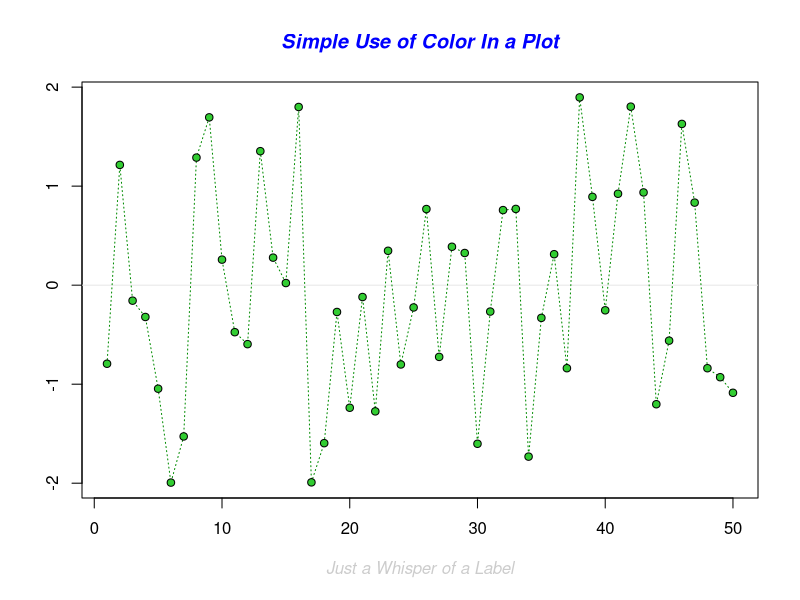
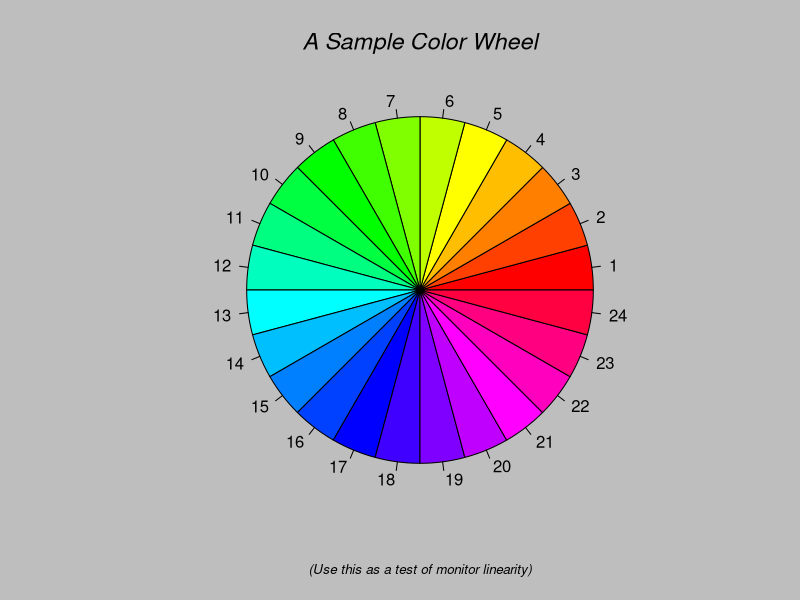
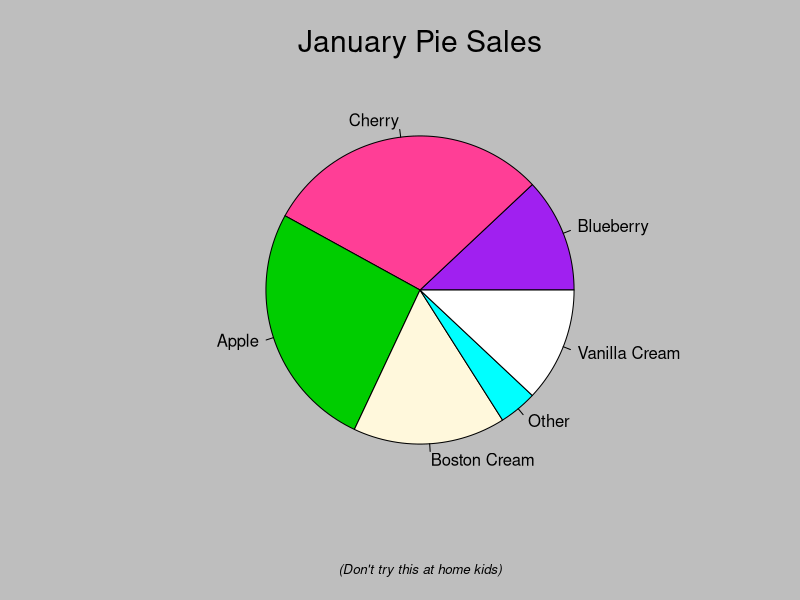
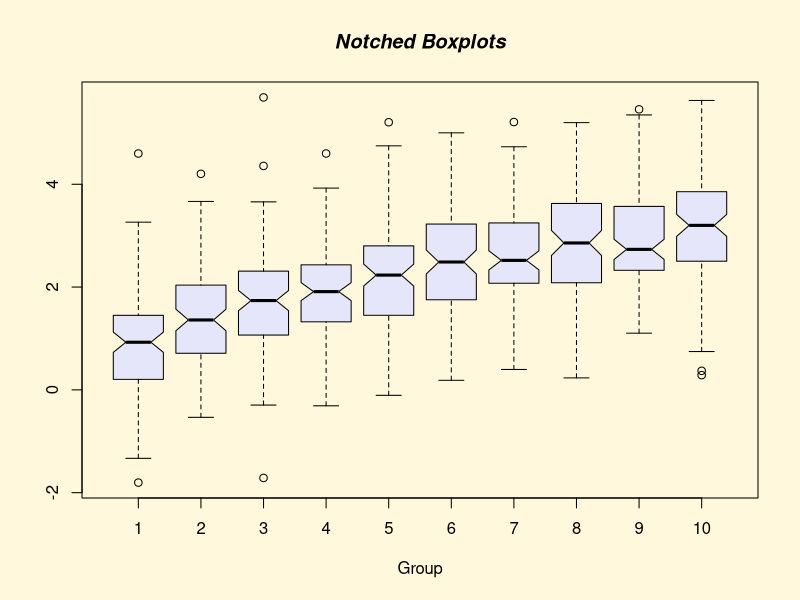
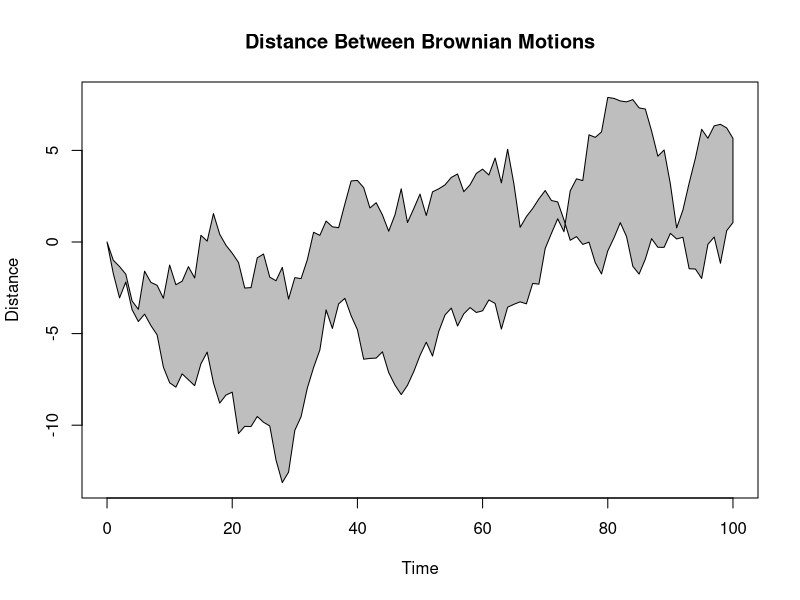
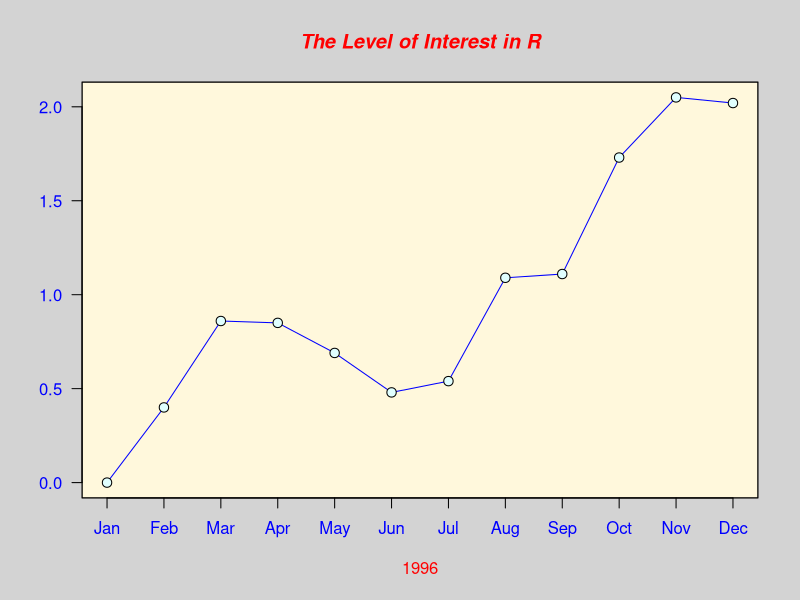
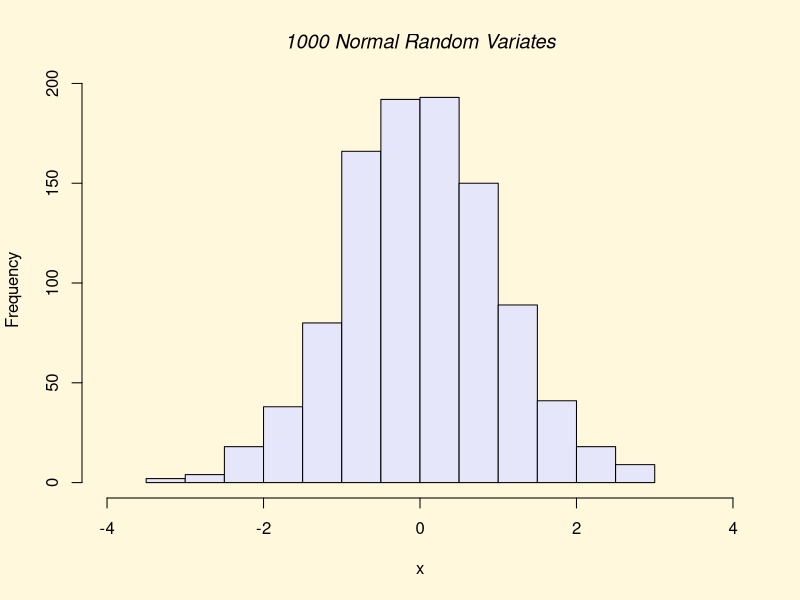
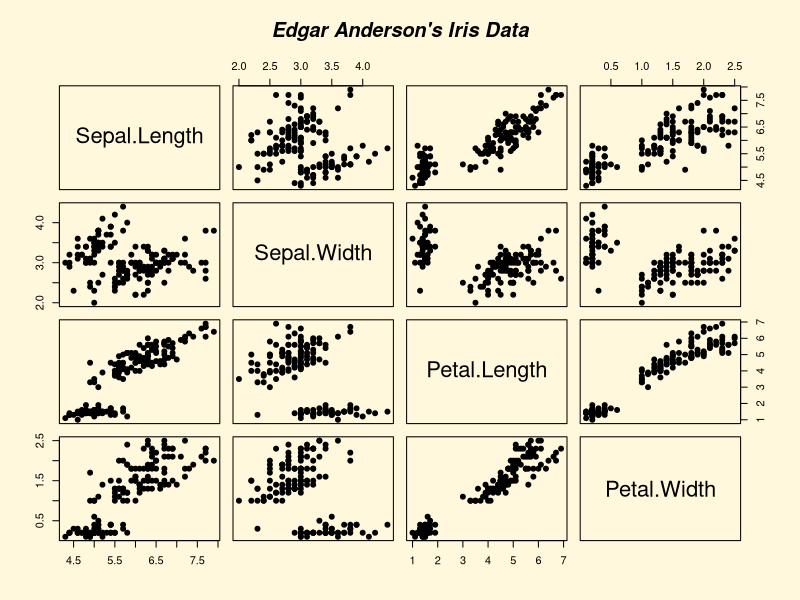

The R script that drew these images, in order:
# Roteiro do Estudo Dirigido I de Analise de Dados (C111): Fatores,
# Estruturas de controle e Graficos basicos

# Este Estudo Dirigido tambem esta disponivel no Portal Academico
# Primeiramente, sete o seu diretorio de trabalho, onde voce colocou este Script.

# Caros(as) Alunos(as), SIGAM O ROTEIRO, sequencialmente!
  
# F A T O R E S
# Fatores sao variaveis (tipos de dados estatisticos) que sao muito uteis em
# sumarizacao de estatisticas, plots e regressoes.
# Eles representam uma maneira muito eficiente para armazenar valores de caracteres,
# porque cada caracter unico eh armazenado apenas uma vez e os dados sao
# armazenados como um vetor de inteiros.

# Eh uma maneira de otimizar o armazenamento e o processamento de textos, palavras e
# caracteres.
 
# Vamos criar um vetor de palavras
vec1 <- c("Masculino","Feminino","Feminino","Masculino","Masculino")
vec1

# Vamos converter esse vetor em fatores. Use o funcao factor()
fac_vec1 <- factor(vec1)
fac_vec1

# Ele dividiu o vetor em 2 niveis: Masculino e Feminino, e em ordem alfabetica dos
# niveis. Em fac_vec1 tem-se os elementos do vetor, mas internamente ele grava apenas
# os 2 niveis e um vetor de inteiros apontando para cada um dos elementos. Isso 
# economiza espaco de armazenamento, espaco de memoria e consequentemente agiliza e
# aumenta a performance

# Vamos verificar as classes de vec1 e de fac_vec1
class(vec1)
 
class(fac_vec1)
 
# Vamos imprimir os niveis de fac_vec1
levels(fac_vec1)

# Vamos ter uma visao geral sobre o conteudo da variavel: 2 elementos com Feminino
# e 3 com Masculino. A linguagem R divide o vetor em niveis (em ordem alfabetica
# crescente) e cria um vetor de inteiros apontando para a quantidade de cada um dos
# niveis
summary(fac_vec1)
 
# Podemos mudar os nomes dos niveis, se for necessario. Veja o resultado!
levels(fac_vec1) <- c("Femea", "Macho")
summary(fac_vec1)


# Fator ordenado: quando quiser definir uma ordem decrescente para os niveis 
# do fator, utilize outros parametros na funcao factor (order). Por exemplo....
form <- c("Fundamental", "Ensino Medio", "Maternal", "Fundamental", "Fundamental")
form
 
fac_form <- factor(form, order = TRUE, levels = c("Ensino Medio", "Fundamental",
            "Maternal")) # coloca os niveis desejados em ordem decrescente 
fac_form

summary(form) # vetor original, classe e modo: character e comprimento de 5
 
summary(fac_form) # fator, com a quantidade em cada nivel ordenado
 
# E S T R U T U R A S  D E  C O N T R O L E:
# Essas estruturas em R permitem que se faca validacoes, que se repita
# um bloco de codigo um numero de vezes e que se realize mudancas no
# comportamento do Script de acordo com determinadas regras. Sao elas:

# Condicional If-Else: sintaxes 
# if (condicao){
#   conjunto de tarefas} # se condicao verdadeira, executa este conjunto de tarefas
# else
#   {outro conjunto de tarefas} # se condicao falsa, executa este conj. de tarefas

# ifelse (condicao, tarefa1, tarefa2) # se condicao verdadeira, executa-se
#                                       tarefa1, se nao, executa-se tarefa2


# Repeticao Loop For: sintaxe
# for (i in 1:N) {       # para um determinado contador e dentro de um range de
#   conjunto de tarefas} # numeros (de 1 a N), se realiza o conjunto de tarefas

# Repeticao Loop While: sintaxe
# while (condicao satisfeita) { # enquanto a condicao for verdadeira, se
#   conjunto de tarefas}        # realiza o conjunto de tarefas, quando a
#                                 condicao deixa de ser verdadeira, o loop
#                                 eh encerrado e a operacao eh concluida

# Outras Repeticoes: sintaxes
# rep (x, y) # rep (repita x, y vezes)
rep(3,10)

# repeat { }
j=1
repeat {
  print (j)
  j=j+1
  if (j > 10) break()
}

# Nos loops:
# next .....pula para o proximo valor dentro do range estabelecido para o loop
# break ....interrompe o loop

# G R A F I C O S  B A S I C O S
# Os graficos fazem parte de todo o processo de Data Science, desde a analise 
# exploratoria (eh mais facil analisar um grafico do que uma tabela com numeros)
# ate a apresentacao do resultado final

# Existem diversas ferramentas de visualizacao de dados (que eh representar os dados de
# forma grafica) para construcao de graficos:
# Linguagens R e Python, Tableau, Power BI, Qlik Sense .... e outras

# A Linguagem R ja vem com o pacote basico de plotagem:
# graphics: contem as funcoes graficas basicas, incluindo plot, hist, barplot e piechart
# grDevices: contem as implementacoes de dispositivos graficos como X11, pdf, 
#            PostScript, png, etc.
# Com este pacote basico conseguimos construir graficos basicos de:  Colunas / Barras 
# Linha / Dispersao / Area / Bolhas / Superficie / Cone e Pizza
#
# Para construir graficos mais completos e profissionais, podemos utilizar os pacotes
# ggplot2, lattice e outros.

# funcao Demo = demonstra como utilizar as funcoes de um determinado pacote,
# ela mostra todos os passos necessarios para se construir um plot
demo("graphics")

# aperte o <return> 12 vezes para voce ver 11 graficos
# e observe as sintaxes para se criar todos esses tipos de 11 graficos
# se aparecer a mensagem..... Error in plot.new() : figure margins too large
# eh porque a sua area para desenhar o grafico esta pequena. Amplie o painel
# inferior direito para melhor esta visualizacao (painel de Files / Plots / .....)

# Para se construir um plot generico, unir informacoes de 2 variaveis
# em um unico grafico, usa-se a funcao plot (na duvida de seus parametros
# consulte o help ?plot). Esta funcao plot pertence ao pacote graphics

# Plot basico de 2 vetores, grafico mais simples que se pode criar
# apenas para verificar como 2 variaveis estao relacionadas
altura <- c(155, 167, 176, 153, 170, 159, 164)
peso <- c(51, 63, 84, 77, 55, 65, 66)

plot(altura, peso)

# Vamos plotar o dataframe lynx que apresenta o numero de peles de linces 
# cacados no Canada de 1821 a 1934 com 114 registros
View(lynx)

# Vamos passar o dataframe inteiro como parametro do plot
# O dataframe tem que estar formatado para tal (para ser plotado)
plot(lynx)

# Posso ir montando as camadas desse grafico colocando alguns parametros
# Colocar Labels dos eixos y e x, titulo
# Colocar cor do grafico e alterar tamanho e cor do titulo
plot(lynx, main = "DataFrame lynx", col = 'red', col.main = 52, cex.main = 1.5,
     ylab = "Observacoes", xlab = "Anos")


plot(lynx)
# se quiser alterar alguns padroes, altera o type
plot(lynx, type="p", main="Type pontos") # grafico com pontos
plot(lynx, type="l", main="Type linha")  # grafico com linha (default)
plot(lynx, type="b", main="Type linha com alguns pontos") # com linha e pontos
plot(lynx, type="h", main="Type linhas verticais")# com linhas verticais
plot(lynx, type="s", main="Type preenchimento")   # com preenchimento

# Se você quiser ver os graficos gerados anteriormente, clique na setinha para
# a esquerda (em Plots no painel abaixo) para ver os anteriores gerados

# Para ver a distribuicao de frequencia de um conjunto de dados, onde cada barra
# demonstra a quantidade de ocorrencias desta variavel. Para se ver como os
# dados estao organizados, usa-se a funcao hist (na duvida de seus parametros
# consulte o help ?hist)
hist(lynx)

# Quero mudar este histograma, dividindo em mais classes, mais colunas
# para distribuir melhor a informacao, ter uma dist. mais espalhada
# um break com valor unico, usando o parametro breaks = 14
hist(lynx, breaks = 14, main = "Histograma do numero de peles")

# Posso tambem usar um vetor de tamanho para os breaks
hist(lynx, breaks = c(0,1000,3000,5000,7000), main = "Hist. do no. de peles")

# Posso mostrar o total de frequencias para cada uma das classes no histograma
# usando o parametro labels = True e definir os limites do eixo y, para delimitar
# um tamanho para as caixinhas (classes)
# 
hist(lynx, labels = T, ylim = c(0,50), breaks = 14, main = "Hist. do no. de peles")

# Grafico de barras, que nao eh o histograma
?barplot

# Preparando os dados - numero de casamentos civis no cartorio de Santa 
# Rita durante os 4 trimestres do ano de 2019
dados <- matrix(c(15,6,37,12,58,6,16,3,4,18,27,10), nrow = 3, byrow = T)
dados

# Nomeando linhas e colunas desta matriz.
colnames(dados) <- c("1o.Tri","2o.Tri","3o.Tri","4o.Tri")
rownames(dados) <- c("Jovem","Adulto","Idoso")
dados

# Construindo um Barplot.
# Grafico de barras empilhado (Stacked Bar), onde cada barra 
# contem mais de uma informacao, varias faixas em cada uma das barras
# e uma barra por trimestre
barplot(dados)

# Grafico de barras utilizando uma barra para cada faixa de idade
# e um grupo de 3 barras para cada trimestre. 
barplot(dados, beside = T)

# Vamos dar uma customizada neste grafico, a cor muda bem o aspecto.
# A combinacao de cores eh determinante para o sucesso de um grafico.
# Veja como a cor deu mais vida ao grafico!
barplot(dados, col = c("steelblue1", "tan3", "seagreen3"), beside = T,
        ylab = "no. de casamentos")

# Vamos criar uma legenda no canto superior direito para o grafico anterior
# colocando as cores para os titulos das faixas etarias 

# Para escolher cores, temos uma infinidade de opcoes. Veja!
colors()

# Legenda no superior direito "topright" com pch = 15 para simbolo de quadradinho, 
# vetor de cores usado nas barras do grafico e os labels com o vetor de legendas

legend("topright", pch = 15, col = c("steelblue1", "tan3", "seagreen3"), 
       legend = c("Jovem","Adulto","Idoso"))

# Para se construir um grafico de pizza usa-se a funcao pie
?pie

# Criando as fatias da pizza
fatias = c(40, 20, 40)

# Nomeando os labels para cada fatia
paises = c("Brasil", "Argentina", "Chile")
paises

# Unindo paises e fatias
paises = paste(paises, fatias)
paises

# Incluindo mais detalhes no label, colocar o % apos o numero da fatia sem espaco
paises = paste(paises, "%", sep = "")
paises

# Construindo o grafico de pizza
pie(fatias, labels = paises,
    col = c("darksalmon", "gainsboro", "lemonchiffon4"), 
    main ="Distribuicao de Vendas")

# Para fazer o grafico de pizza em 3D eh preciso instalar e carregar o pacote plotrix
install.packages("plotrix")
library(plotrix)

pie3D(fatias, labels = paises, explode = 0.05,  
      # explode eh o quanto as fatias irao ficar separadas
      # separacao entre elas, mais proximas ou nao
      col = c("steelblue1", "tomato2", "tan3"), 
      main = "Distribuicao de Vendas")

pie3D(fatias, labels = paises, explode = 0.55,  
      # aumentando o explode para 0.55
      col = c("steelblue1", "tomato2", "tan3"), 
      main = "Distribuicao de Vendas")

 
# Especificacao dos parametros para as funcoes plot, hist, barplot e piechart...

# col - cor do plot (nome da cor entre aspas ou codigo da cor)
# lty - tipo de linha
# lwd - largura de linha
# type - ponto, linha, ponto e linha, linha vertical...
# pch - simbolo no plot, tipo de ponto (de 0 a 25)
# xlab - label do eixo x
# ylab - label do eixo y
# las - como os labels dos eixos sao orientados (vertical / horizontal)
# bg - background color (cor de fundo)




